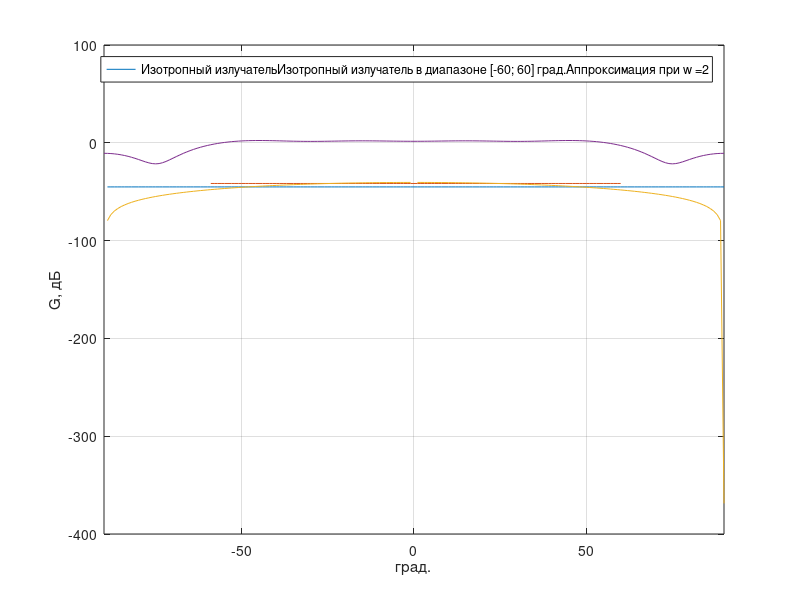

Write MATLAB code to recreate this figure.
clear;close all;clc;

phi_uniform = 1: 180;
G_uniform = ones(1, length(phi_uniform));
G_uniform = G_uniform / length(phi_uniform);
A1=max(G_uniform)*length(phi_uniform);
phi_sector = 31: 150;
G_sector = zeros(1, length(phi_uniform));
G_sector(phi_sector) = G_uniform(phi_sector) / (length(phi_sector) / length(phi_uniform));

w = 2;
fun = @(x) abs(sin(w * deg2rad(x - 90)) ./ (w * deg2rad(x - 90)));

G_sinc = fun(phi_uniform) / integral(fun, 0, 180);
A3=integral(fun, 0, 180);
phi = -90:1:90;
phi1=phi*pi/180;
fun1 = @(x) 0.88494+0.566407*cos(2*x)-0.283204*cos(4*x)+.141602*cos(8*x)-0.113281*cos(10*x);
G_Fure=fun1(phi1);
figure (1)
plot(phi_uniform - 90, 20 * log10(G_uniform))
hold on
plot(phi_uniform - 90, 20 * log10(G_sector))
plot(phi_uniform - 90, 20 * log10(G_sinc))
plot(phi, 20 * log10(G_Fure))
xlim([-90, 90])
%ylim([-80, 0])
xlabel("град.")
ylabel("G, дБ")
legend(["Изотропный излучатель", "Изотропный излучатель в диапазоне [-60; 60] град.", strcat("Аппроксимация при w = ", num2str(w))])
grid on
% figure (2)
% plot(phi_uniform - 90, G_uniform)
% hold on
% plot(phi_uniform - 90, G_sector)
% plot(phi_uniform - 90, G_sinc)
% xlim([-90, 90])
% %ylim([-80, 0])
% xlabel("град.")
% ylabel("G")
% legend(["Изотропный излучатель", "Изотропный излучатель в диапазоне [-60; 60] град.", strcat("Аппроксимация при w = ", num2str(w))])
% grid on
save beamforming\G_uniform G_uniform;
save beamforming\G_sector G_sector;
save beamforming\G_sinc G_sinc;
save beamforming\G_Fure G_Fure;